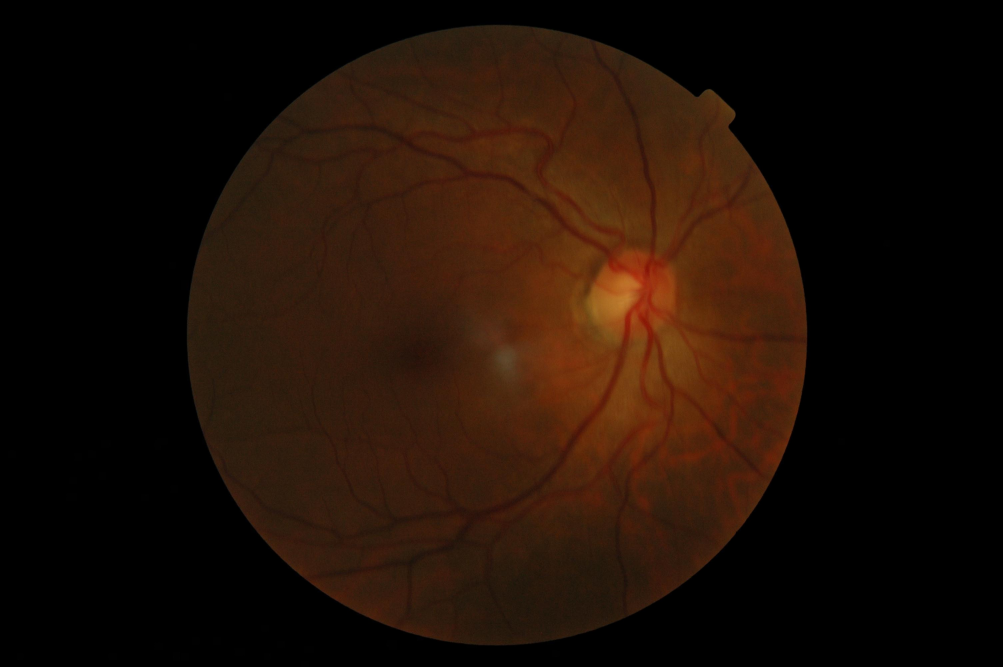
#> input picture Code/Data/test1/105_right.jpeg, 3008 x 2000 px, found by its file name (shown at 1/3 size); its folder holds only this picture in this run
$ python preprocess.py   (older library calls are emulated)
#> lines starting #> are read from the running program, lines starting #| are printed output that depends on the picture; after the words box and inside, x2 and y2 are one past the last pixel; in counts of white or black regions, pixels touching at a corner belong together
#> in save_image, input_original is the input picture: PIL image 3008x2000 RGB; mean R, G, B 30.7, 15.3, 6.1
import os
import numpy as np
from PIL import Image, ImageFile
import cv2
from tqdm import tqdm
import warnings
from multiprocessing import Pool
ImageFile.LOAD_TRUNCATED_IMAGES = True


def resize_input(image):
    """
    Converts image to grayscale using cv2, then computes binary matrix
    of the pixels that are above a certain threshold, then takes out
    the first row where a certain percentage of the pixels are above the
    threshold will be the first clip point. Same idea for col, max row, max col.
    """
    percentage = 0.02

    input = np.array(image)
    input_gray = cv2.cvtColor(input, cv2.COLOR_BGR2GRAY)
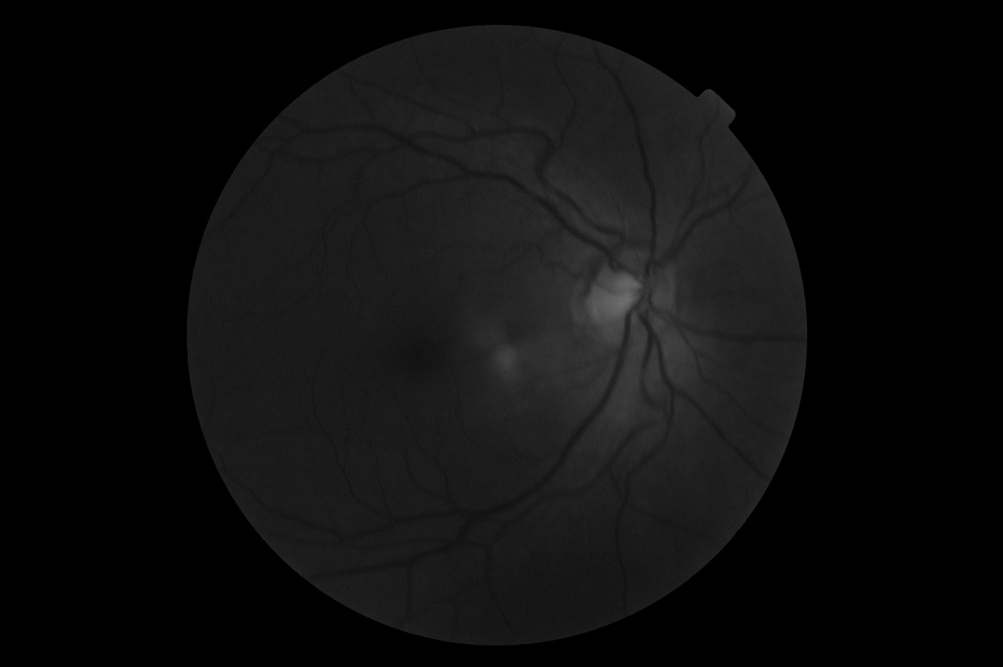
#> input_gray: shape (2000, 3008) (shown at 1/3 size); min 0, max 114, mean 14.3
    i = input_gray > 0.1 * np.mean(input_gray[input_gray != 0])
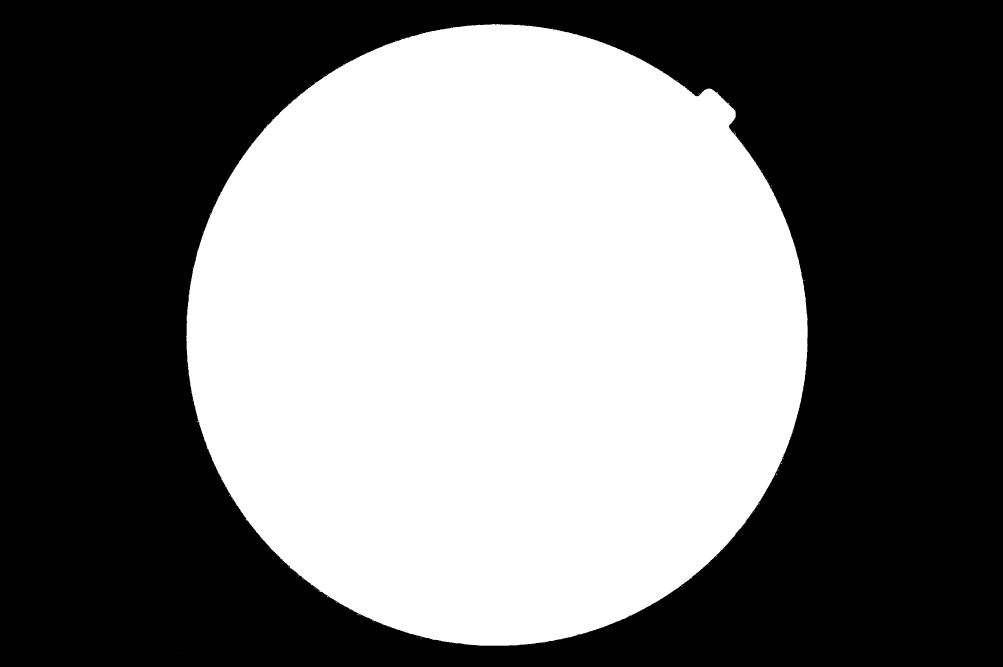
#> i: shape (2000, 3008) bool (shown at 1/3 size); 45.5% white; 133 white regions (132 under 20 px), largest, box (x1, y1, x2, y2) and area: (559, 72, 2424, 1938) 2736246
    row_sums = np.sum(i, axis=1)
#> row_sums = 2000 values, max 1864 at index 958, min 0 at index 0, mean 1368.3
    col_sums = np.sum(i, axis=0)
#> col_sums = 3008 values, max 1865 at index 1480, min 0 at index 0, mean 909.8
    rows = np.where(row_sums > input.shape[1] * percentage)[0]
#> rows = 1863 values from 74 to 1936
    cols = np.where(col_sums > input.shape[0] * percentage)[0]
#> cols = 1862 values from 560 to 2421
    min_row, min_col = np.min(rows), np.min(cols)
#> min_row = 74; min_col = 560
    max_row, max_col = np.max(rows), np.max(cols)
#> max_row = 1936; max_col = 2421
    crop = input[min_row: max_row + 1, min_col: max_col + 1]
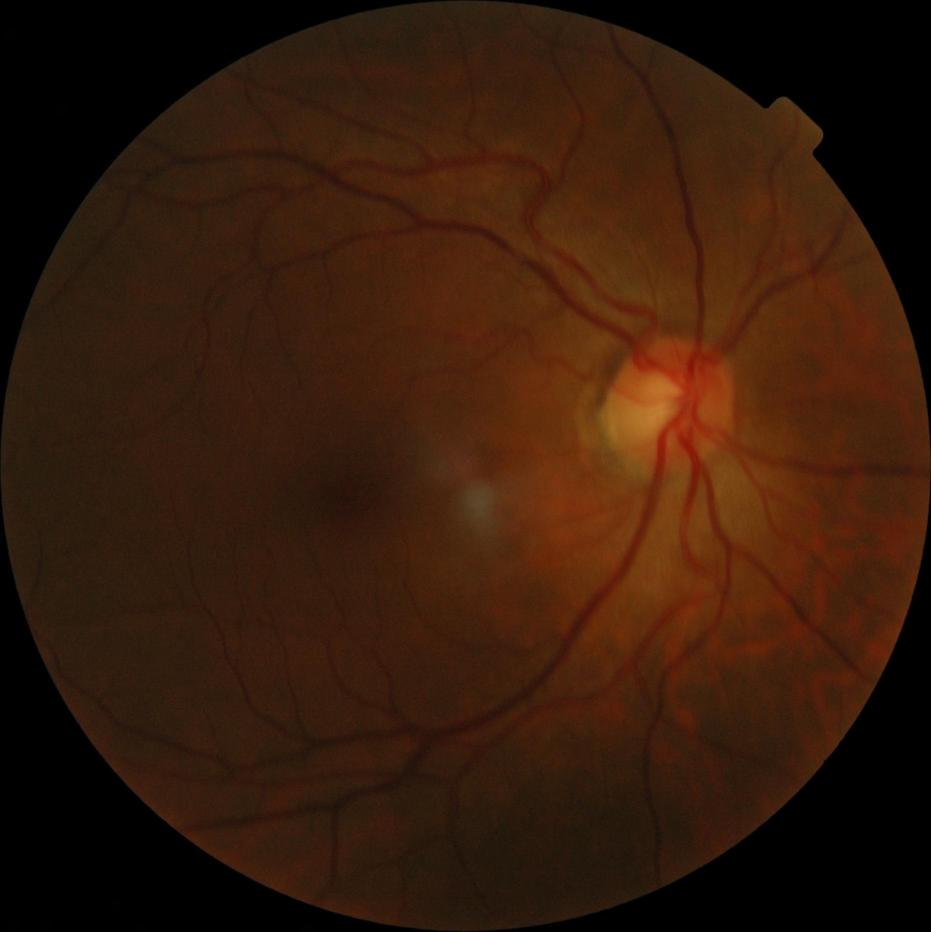
#> crop: shape (1863, 1862, 3) (shown at 1/2 size); mean R, G, B 53.2, 26.6, 10.6
    return Image.fromarray(crop)
    # [11 lines of commented-out code are left out]


def resize_maintain_aspect(image, desired_size):
    """
    Add padding to maintain the aspect ratio.
    """
#> called with desired_size = 150
    original_size = image.size  # original_size is in (width, height) format
#> original_size = (1862, 1863)
    ratio = float(desired_size) / max(original_size)
#> ratio = 0.0805
    new_size = tuple([int(x * ratio) for x in original_size])
#> new_size = (149, 150)
    im = image.resize(new_size, Image.ANTIALIAS)
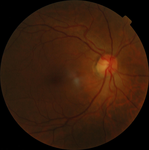
#> im: PIL image 149x150 RGB; mean R, G, B 53.2, 26.6, 10.6
    new_im = Image.new("RGB", (desired_size, desired_size))
#> new_im: PIL image 150x150 RGB; every value is 0
    new_im.paste(im, ((desired_size - new_size[0]) // 2, (desired_size - new_size[1]) // 2))
    return new_im


def save_image(args):
    input, input_path, output_path, output_size = args
    # Open image in RGB mode
    input_original = Image.open(os.path.join(input_path, input))
    input_resize = resize_input(input_original)
    input_resize = resize_maintain_aspect(input_resize, desired_size=output_size[0])
    input_resize.save(os.path.join(output_path + input))


def fast_image_resize(input_path, output_path, output_size=None):
    """
    Uses multiprocessing to make it fast
    """
    if not output_size:
        warnings.warn("Need to specify output_size! For example: output_size=100")
        exit()

    if not os.path.exists(output_path):
        os.makedirs(output_path)

    inputs = [(file, input_path, output_path, output_size)
              for file in os.listdir(input_path)]

    with Pool() as p:
        list(tqdm(p.imap_unordered(save_image, inputs), total=len(inputs)))


if __name__ == "__main__":
    root = "../Data/"
    input_path = os.path.join(root, "test1/")
    output_path = os.path.join(root, "test1_resized_150/")
    output_size = (150, 150)
    fast_image_resize(input_path, output_path, output_size=output_size)

$ run again, on Code/Data/test1/131_left.jpeg
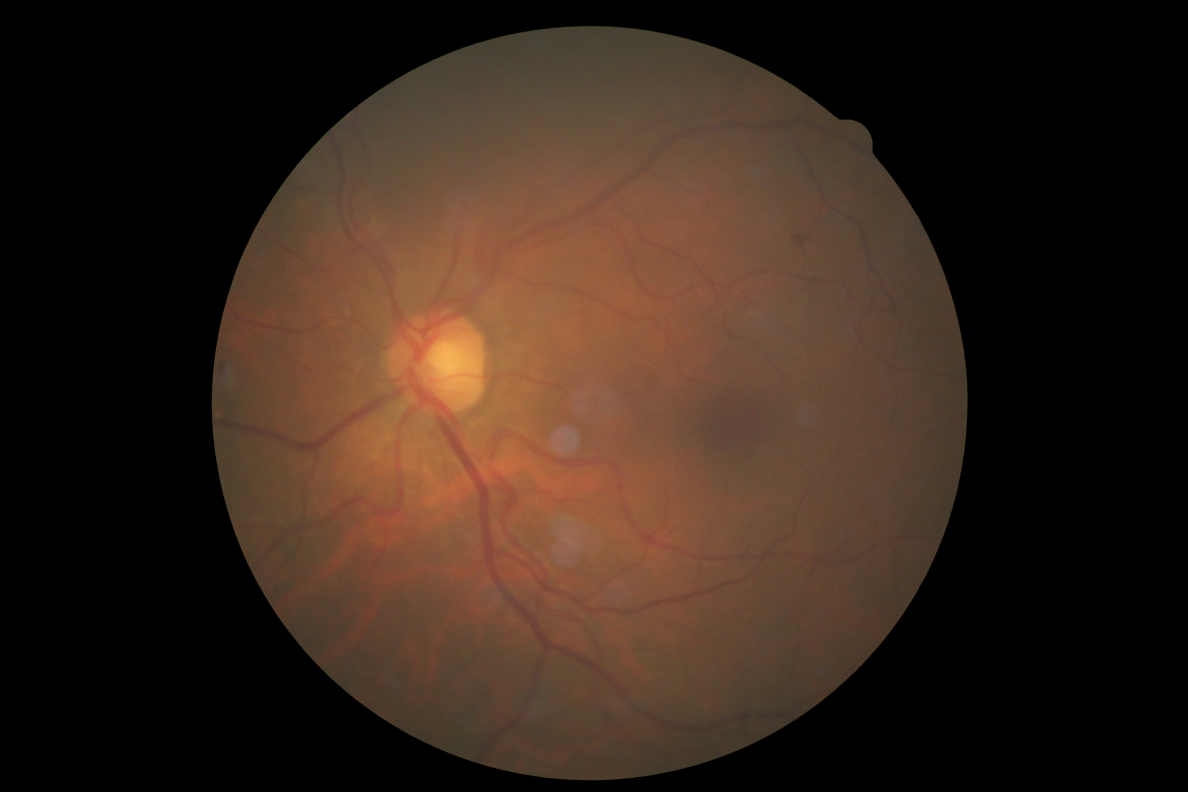
#> input picture Code/Data/test1/131_left.jpeg, 4752 x 3168 px, found by its file name (shown at 1/4 size)
#> in save_image, input_original is the input picture: PIL image 4752x3168 RGB; mean R, G, B 54.2, 37.4, 26.7
#> in resize_input, `i = input_gray > 0.1 * np.mean(input_gray[input_gray != 0])`:
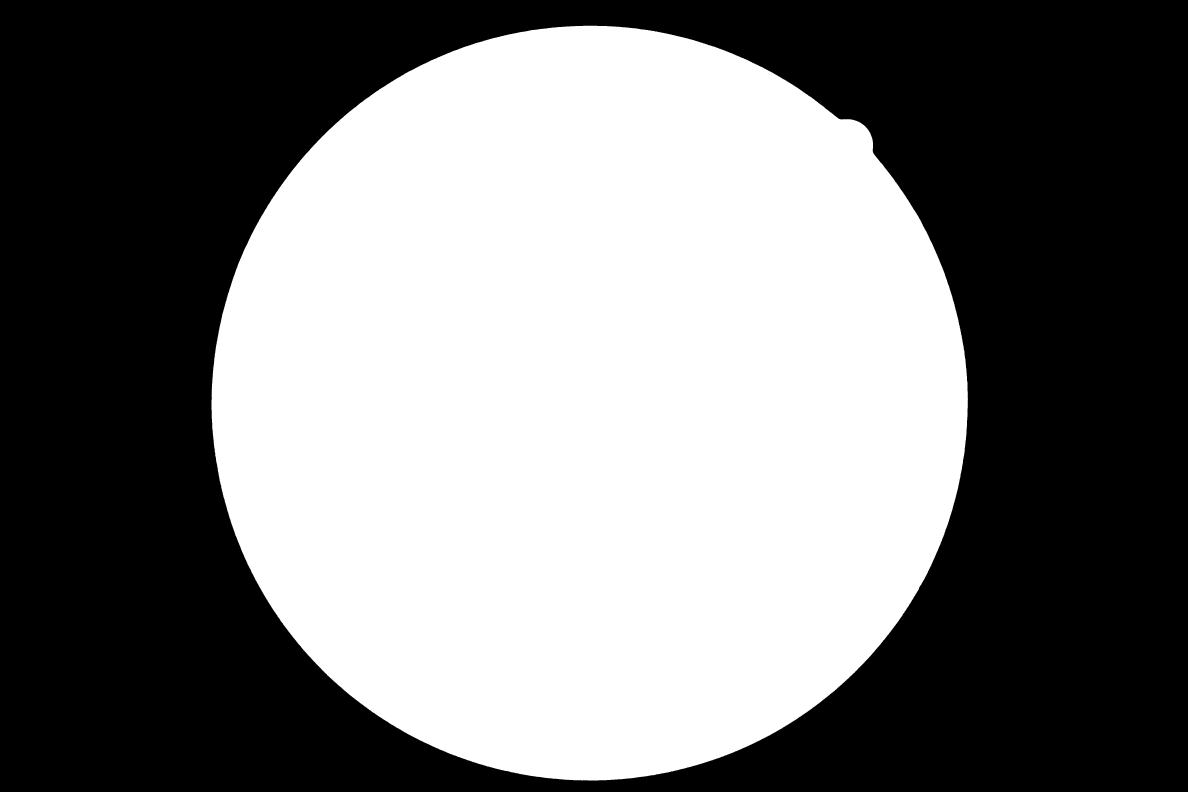
#> i: shape (3168, 4752) bool (shown at 1/4 size); 47.7% white; 3 white regions (2 under 20 px), largest, box (x1, y1, x2, y2) and area: (846, 103, 3872, 3122) 7176046
#> row_sums = 3168 values, max 3026 at index 1599, min 0 at index 0, mean 2265.2
#> col_sums = 4752 values, max 3019 at index 2339, min 0 at index 0, mean 1510.1
#> rows = 3017 values from 104 to 3120
#> cols = 3024 values from 847 to 3870
#> min_row = 104; min_col = 847
#> max_row = 3120; max_col = 3870
#> in resize_maintain_aspect, `im = image.resize(new_size, Image.ANTIALIAS)`:
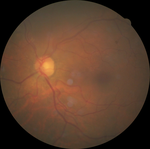
#> im: PIL image 150x149 RGB; mean R, G, B 89.5, 61.7, 44

$ run again, on Code/Data/test1/106_right.jpeg
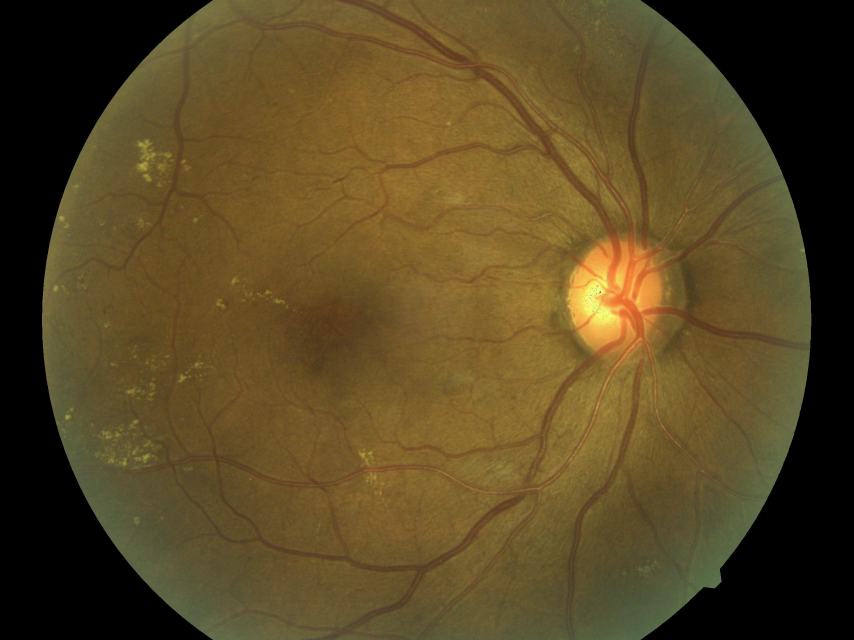
#> input picture Code/Data/test1/106_right.jpeg, 2560 x 1920 px, found by its file name (shown at 1/3 size)
#> in save_image, input_original is the input picture: PIL image 2560x1920 RGB; mean R, G, B 88.9, 71.9, 35.7
#> in resize_input, `i = input_gray > 0.1 * np.mean(input_gray[input_gray != 0])`:
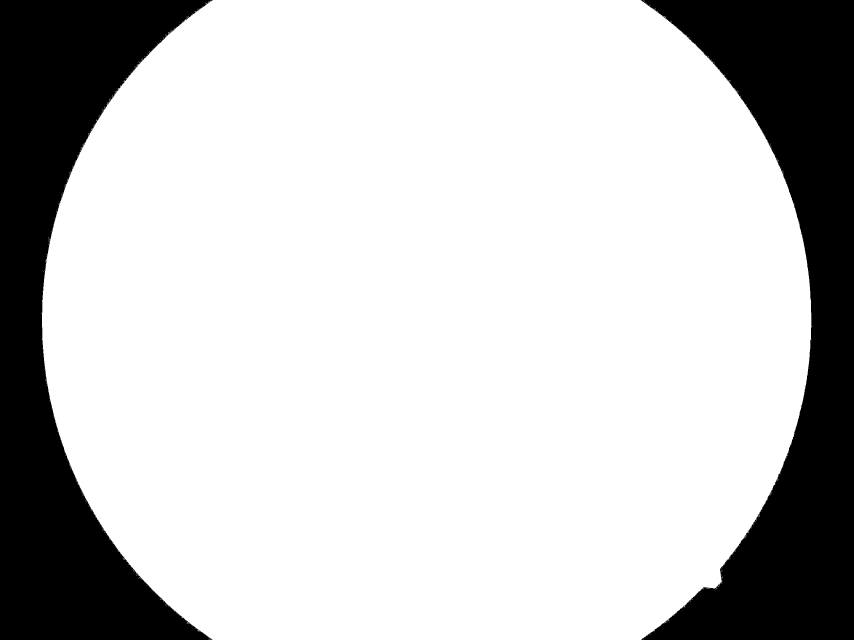
#> i: shape (1920, 2560) bool (shown at 1/3 size); 78.3% white; 3 black regions (1 under 20 px), largest, box (x1, y1, x2, y2) and area: (0, 0, 638, 1920) 533218, (1923, 0, 2560, 1920) 532184
#> row_sums = 1920 values, max 2309 at index 940, min 1285 at index 0, mean 2005.1
#> col_sums = 2560 values, max 1920 at index 638, min 0 at index 0, mean 1503.8
#> rows = 1920 values from 0 to 1919
#> cols = 2308 values from 126 to 2433
#> min_row = 0; min_col = 126
#> max_row = 1919; max_col = 2433
#> in resize_maintain_aspect, `new_im.paste(im, ((desired_size - new_size[0]) // 2, (desired_size - n..`:
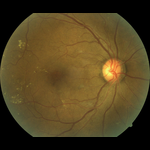
#> new_im: PIL image 150x150 RGB; mean R, G, B 81.5, 66, 32.8
